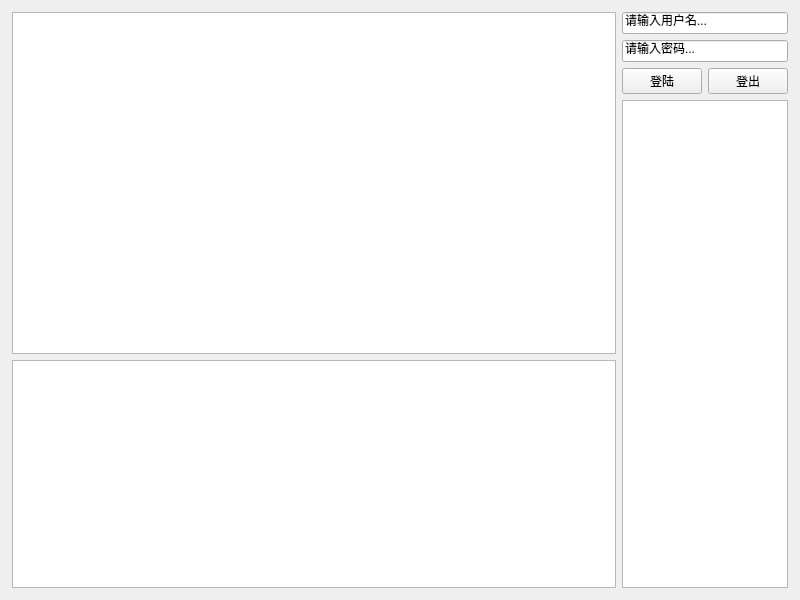
<?xml version="1.0" encoding="UTF-8"?>
<ui version="4.0">
 <class>Widget</class>
 <widget class="QWidget" name="Widget">
  <property name="geometry">
   <rect>
    <x>0</x>
    <y>0</y>
    <width>800</width>
    <height>600</height>
   </rect>
  </property>
  <property name="windowTitle">
   <string>Widget</string>
  </property>
  <layout class="QGridLayout" name="gridLayout_2" rowstretch="3,2" columnstretch="4,1">
   <property name="leftMargin">
    <number>12</number>
   </property>
   <property name="topMargin">
    <number>12</number>
   </property>
   <property name="rightMargin">
    <number>12</number>
   </property>
   <property name="bottomMargin">
    <number>12</number>
   </property>
   <item row="0" column="1" rowspan="2">
    <widget class="QWidget" name="widget" native="true">
     <layout class="QFormLayout" name="formLayout">
      <property name="leftMargin">
       <number>0</number>
      </property>
      <property name="topMargin">
       <number>0</number>
      </property>
      <property name="rightMargin">
       <number>0</number>
      </property>
      <property name="bottomMargin">
       <number>0</number>
      </property>
      <item row="0" column="0" colspan="2">
       <widget class="QLineEdit" name="lineEdit_username">
        <property name="text">
         <string>请输入用户名...</string>
        </property>
       </widget>
      </item>
      <item row="1" column="0" colspan="2">
       <widget class="QLineEdit" name="lineEdit_passwd">
        <property name="text">
         <string>请输入密码...</string>
        </property>
       </widget>
      </item>
      <item row="2" column="0">
       <widget class="QPushButton" name="pushButton_login">
        <property name="text">
         <string>登陆</string>
        </property>
       </widget>
      </item>
      <item row="2" column="1">
       <widget class="QPushButton" name="pushButton_logout">
        <property name="text">
         <string>登出</string>
        </property>
       </widget>
      </item>
      <item row="3" column="0" colspan="2">
       <widget class="QListView" name="listView"/>
      </item>
     </layout>
    </widget>
   </item>
   <item row="1" column="0">
    <widget class="QPlainTextEdit" name="plainTextEdit"/>
   </item>
   <item row="0" column="0">
    <widget class="QTextBrowser" name="textBrowser"/>
   </item>
  </layout>
 </widget>
 <resources/>
 <connections/>
</ui>
